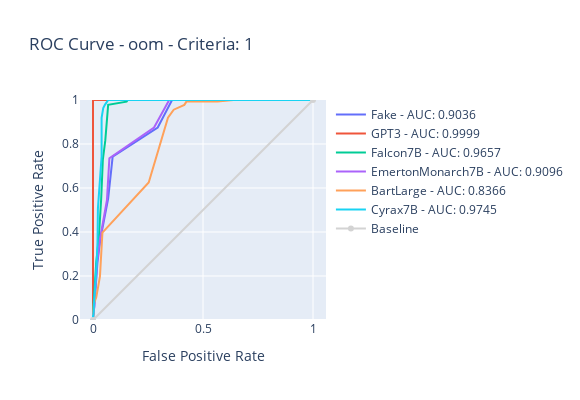
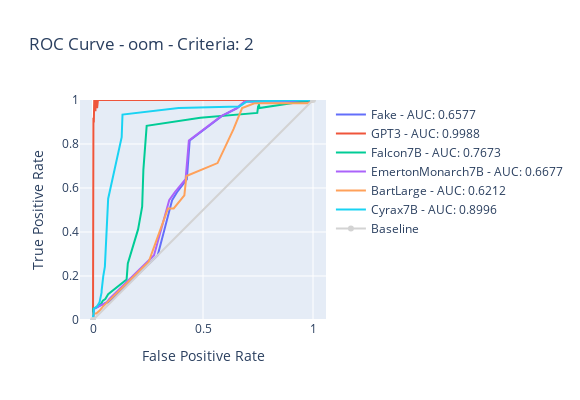

The notebook cell saved with these charts, in order:
### Code cell
dataset = "oom"
generateROCForCriteria(dataset, 1, inference_providers )
generateROCForCriteria(dataset, 2, inference_providers )
